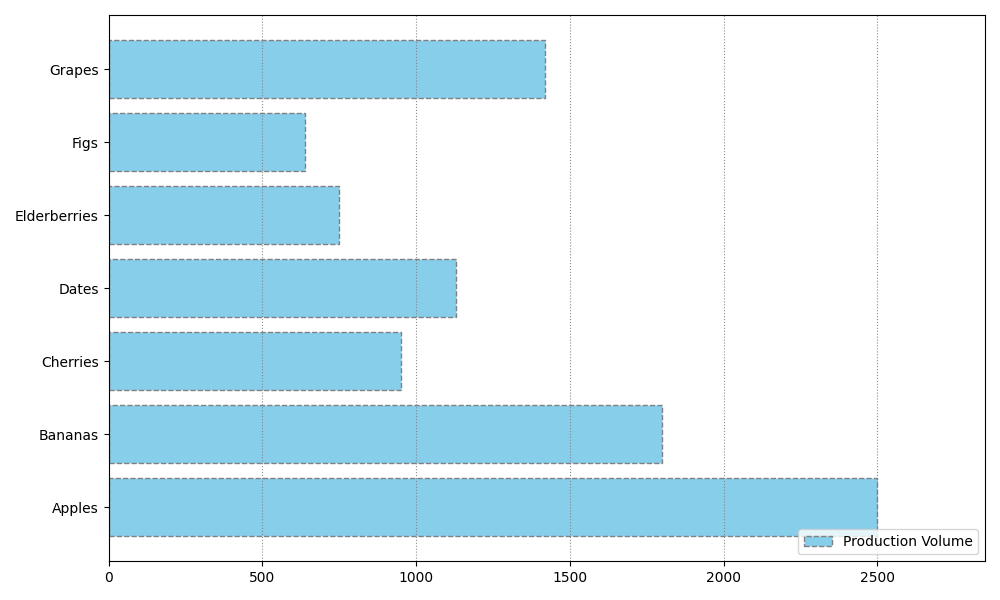

Here is the Python script that generated this plot:
import matplotlib.pyplot as plt
import numpy as np

fruits = ["Apples", "Bananas", "Cherries", "Dates", "Elderberries", "Figs", "Grapes"]
production_volume = [2500, 1800, 950, 1130, 750, 640, 1420]

fig, ax = plt.subplots(figsize=(10, 6))

# Plot the horizontal bar chart
ax.barh(fruits, production_volume, color='#87CEEB', edgecolor='grey', linestyle='--')

# Customize the appearance
ax.set_xlim(0, max(production_volume) + 350)
ax.set_yticks(np.arange(len(fruits)))
ax.set_yticklabels(fruits, fontsize=10, fontweight='normal')
ax.grid(axis='x', color='grey', linestyle=':', linewidth=0.8, alpha=0.9)

# Add a legend
ax.legend(['Production Volume'], loc='lower right', fontsize=10)

# Adjust layout
plt.tight_layout()

# Display the plot
plt.show()
